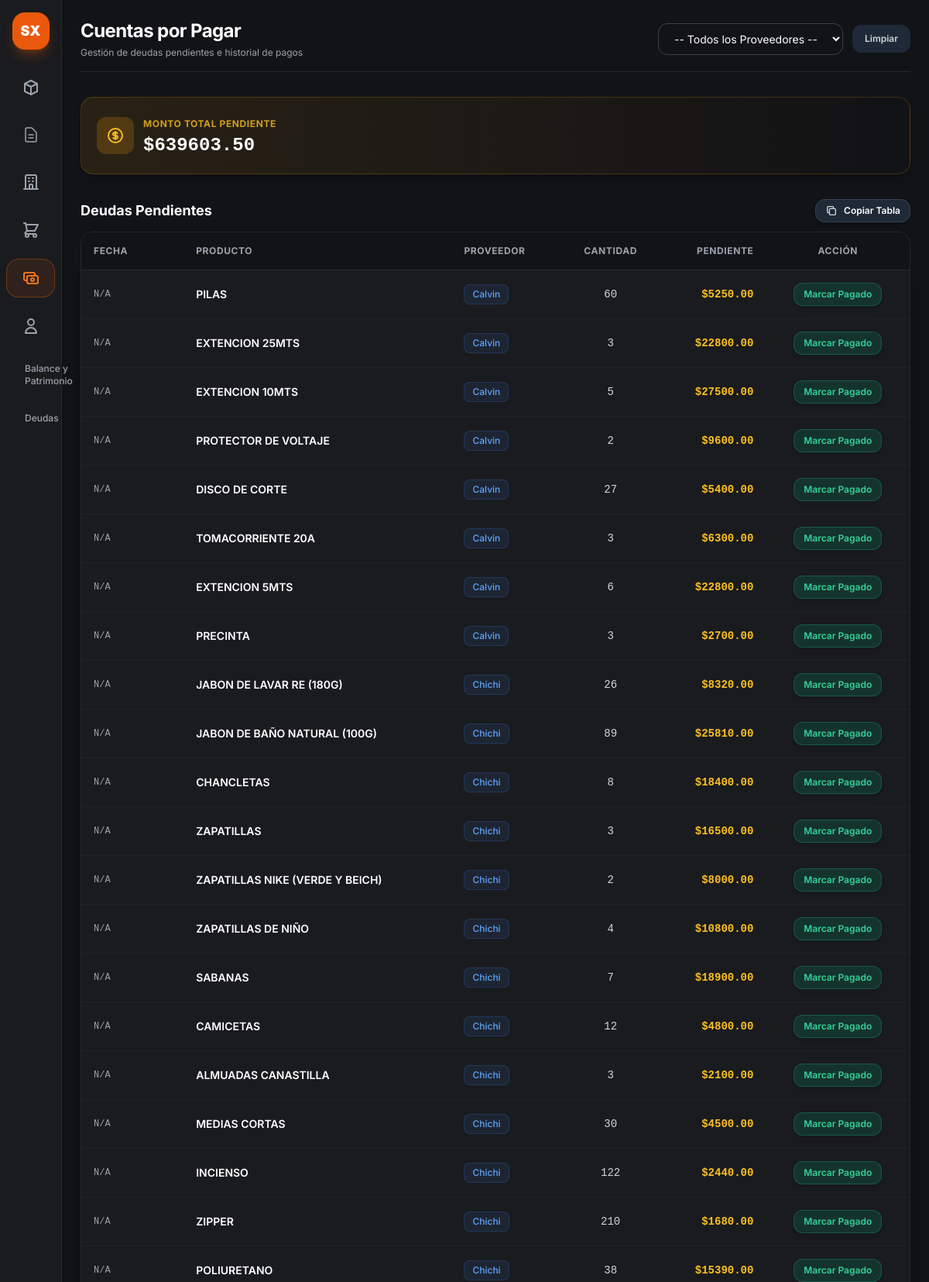
The page /admin/cuentas-por-pagar (signed in, upper part) on the database its author committed.
### app.py (models this page shows, shortened)
class CuentaPorPagar(db.Model):
    __tablename__ = 'cuentas_por_pagar'
    id = db.Column(db.Integer, primary_key=True)
    proveedor_id = db.Column(db.Integer, db.ForeignKey('proveedores.id'))  # Revisa el nombre de tu tabla de proveedores
    producto_id = db.Column(db.Integer, db.ForeignKey('productos.id'))      # Revisa el nombre de tu tabla de productos
    cantidad = db.Column(db.Integer, default=1)
    monto_total = db.Column(db.Float, nullable=False)
    monto_pendiente = db.Column(db.Float, nullable=False)
    fecha = db.Column(db.DateTime, default=datetime.utcnow)
    estado = db.Column(db.String(20), default='pendiente')
    proveedor = db.relationship('Proveedor', backref='cuentas_por_pagar')
    producto = db.relationship('Producto', backref='cuentas_por_pagar')

class Producto(db.Model):
    __tablename__ = 'productos'
    id = db.Column(db.Integer, primary_key=True)
    codigo = db.Column(db.String(50), nullable=True)
    nombre = db.Column(db.String(100), nullable=False)
    unidad_medida = db.Column(db.String(20), default='unidad')
    propietario_id = db.Column(db.Integer, db.ForeignKey('propietarios.id'), nullable=True)
    precio_costo = db.Column(db.Float, default=0.0)
    precio_venta = db.Column(db.Float, default=0.0)
    fecha_vencimiento = db.Column(db.Date, nullable=True)
    proveedor_id = db.Column(db.Integer, db.ForeignKey('proveedores.id'), nullable=True)
    proveedor = db.relationship('Proveedor', backref=db.backref('productos', lazy=True))
    estado_pago = db.Column(db.String(20), default="Pagado")
    monto_pendiente = db.Column(db.Float, default=0.0)
    fecha_creacion = db.Column(db.DateTime, default=datetime.utcnow)
    activo = db.Column(db.Boolean, default=True)
    stocks = db.relationship('StockAlmacen', backref='producto', cascade="all, delete-orphan", lazy=True)

class Proveedor(db.Model):
    __tablename__ = 'proveedores'
    id = db.Column(db.Integer, primary_key=True)
    nombre = db.Column(db.String(100), nullable=False, unique=True)
    telefono = db.Column(db.String(30), nullable=True)
    contacto = db.Column(db.String(100), nullable=True)

### app.py (the view, shortened to what this page needs)
@app.route('/admin/cuentas-por-pagar')
@app.route('/admin/cuentas-por-pagar')
def cuentas_por_pagar():
    if 'user' not in session or session.get('rol') != 'admin':
        return redirect(url_for('login'))
    proveedor_id = request.args.get('proveedor')
    query = CuentaPorPagar.query.filter(
        CuentaPorPagar.monto_pendiente > 0,
        CuentaPorPagar.estado != 'pagado'
    )
    if proveedor_id:
        query = query.filter(CuentaPorPagar.proveedor_id == proveedor_id)
    cuentas = query.all()
    total_adeudado = sum(c.monto_pendiente for c in cuentas)
    proveedores = Proveedor.query.all()
    historial = HistorialPago.query.order_by(HistorialPago.fecha_pago.desc()).all()
    proveedor_obj = Proveedor.query.get(proveedor_id) if proveedor_id else None
    mensaje_wa = ""
    return render_template(
        'cuentas_por_pagar.html',
        cuentas=cuentas,
        total_adeudado=total_adeudado,
        proveedores=proveedores,
        proveedor_seleccionado=proveedor_id,
        proveedor_obj=proveedor_obj,
        mensaje_wa=mensaje_wa,
        historial=historial
    )

### app.py (called while the page is built)
@app.context_processor
def inject_today():
    return {'hoy': date.today()}

### templates/cuentas_por_pagar.html (shortened to what this page needs)
{% extends "base.html" %}
{% block content %}
<div class="p-6 max-w-7xl mx-auto space-y-8">
    <div class="flex flex-col md:flex-row md:items-center md:justify-between gap-4 border-b border-gray-800 pb-4">
        <div>
            <h2 class="text-2xl font-bold text-white tracking-tight">Cuentas por Pagar</h2>
            <p class="text-xs text-gray-400 mt-1">Gestión de deudas pendientes e historial de pagos</p>
        </div>
        <form method="GET" action="{{ url_for('cuentas_por_pagar') }}" class="flex items-center gap-3">
            <select name="proveedor" onchange="this.form.submit()"
                class="bg-[#121316] border border-gray-700 text-white text-sm rounded-xl px-4 py-2.5 focus:border-orange-500 focus:outline-none">
                <option value="">-- Todos los Proveedores --</option>
            </select>
            <a href="{{ url_for('cuentas_por_pagar') }}"
                class="px-4 py-2.5 bg-gray-800 hover:bg-gray-700 text-gray-300 rounded-xl text-xs font-semibold transition-all">
                Limpiar
            </a>
        </form>
    </div>
    <div class="bg-gradient-to-r from-amber-500/10 via-amber-500/5 to-transparent border border-amber-500/20 rounded-2xl p-5 flex flex-col md:flex-row items-center justify-between gap-4 shadow-lg">
        <div class="flex items-center gap-3">
            <div class="p-3 bg-amber-500/20 text-amber-400 rounded-xl">
            </div>
            <div>
                <span class="text-xs uppercase font-bold text-amber-400/80 tracking-wider">Monto Total Pendiente</span>
                <p class="text-2xl font-black text-white font-mono mt-0.5">${{ "%.2f"|format(total_adeudado) }}</p>
            </div>
        </div>
    </div>
    <div class="space-y-3">
        <div class="flex items-center justify-between">
            <h3 class="text-lg font-bold text-white">Deudas Pendientes</h3>
            <button onclick="copiarTabla('tabla-deudas-pendientes', this)" type="button"
                class="flex items-center gap-2 px-3 py-1.5 bg-gray-800 hover:bg-gray-700 text-white rounded-xl text-xs font-semibold transition border border-gray-700 shadow-md">
                <span class="btn-texto">Copiar Tabla</span>
            </button>
        </div>
        <div class="bg-[#1a1b1e] border border-gray-800 rounded-2xl overflow-hidden shadow-2xl">
            <div class="overflow-x-auto">
                <table id="tabla-deudas-pendientes" class="w-full text-left border-collapse text-sm">
                    <thead>
                        <tr class="bg-[#121316] border-b border-gray-800 text-xs font-semibold text-gray-400 uppercase tracking-wider">
                            <th class="p-4">Fecha</th>
                            <th class="p-4">Producto</th>
                            <th class="p-4">Proveedor</th>
                            <th class="p-4 text-center">Cantidad</th>
                            <th class="p-4 text-right">Pendiente</th>
                            <th class="p-4 text-center no-copiar">Acción</th>
                        </tr>
                    </thead>
                    <tbody class="divide-y divide-gray-800/60 text-gray-300">
                        {% for item in cuentas %}
                        <tr class="hover:bg-gray-800/30 transition-colors">
                            <td class="p-4 font-mono text-xs text-gray-400">
                                {% if item.fecha %}
                                    {{ item.fecha.strftime('%Y-%m-%d') if item.fecha.strftime else item.fecha }}
                                {% else %}
                                    N/A
                                {% endif %}
                            </td>
                            <td class="p-4 font-semibold text-white">
                                {{ item.producto.nombre if item.producto else 'Producto/Servicio' }}
                            </td>
                            <td class="p-4">
                                <span class="inline-flex items-center px-2.5 py-1 rounded-lg text-xs font-medium bg-blue-500/10 text-blue-400 border border-blue-500/20">
                                    {% if item.proveedor %}
                                        {{ item.proveedor.nombre }}
                                    {% else %}
                                        Sin Proveedor
                                    {% endif %}
                                </span>
                            </td>
                            <td class="p-4 text-center font-mono">
                                {{ item.cantidad }}
                            </td>
                            <td class="p-4 text-right font-mono font-bold text-amber-400">
                                ${{ "%.2f"|format(item.monto_pendiente or 0.0) }}
                            </td>
                            <td class="p-4 text-center no-copiar">
                                <form method="POST"
                                    action="{{ url_for('pagar_cuenta_proveedor', id=item.id) }}"
                                    onsubmit="return solicitarCantidad(this, {{ item.cantidad }})">
                                    <button type="submit"
                                        class="px-3 py-1.5 bg-emerald-600/20 hover:bg-emerald-600 text-emerald-400 hover:text-white border border-emerald-500/30 rounded-xl text-xs font-semibold transition-all shadow-md">
                                        Marcar Pagado
                                    </button>
                                </form>
                            </td>
                        </tr>
                        {% else %}
                        <tr>
                            <td colspan="6" class="p-8 text-center text-gray-500 font-medium">
                                No hay cuentas pendientes por pagar.
                            </td>
                        </tr>
                        {% endfor %}
                    </tbody>
                </table>
            </div>
        </div>
    </div>
</div>
{% endblock %}

### static/css/style.css (style rules this page uses)
body { font-family: 'Inter', sans-serif; }

### rows shown on the page
CuentaPorPagar: shows "N/A", producto "PILAS", proveedor.nombre "Calvin", cantidad "60", monto_pendiente "5250.00"
CuentaPorPagar: shows "N/A", producto "EXTENCION 25MTS", proveedor.nombre "Calvin", cantidad "3", monto_pendiente "22800.00"
CuentaPorPagar: shows "N/A", producto "EXTENCION 10MTS", proveedor.nombre "Calvin", cantidad "5", monto_pendiente "27500.00"
CuentaPorPagar: shows "N/A", producto "PROTECTOR DE VOLTAJE", proveedor.nombre "Calvin", cantidad "2", monto_pendiente "9600.00"
CuentaPorPagar: shows "N/A", producto "DISCO DE CORTE", proveedor.nombre "Calvin", cantidad "27", monto_pendiente "5400.00"
CuentaPorPagar: shows "N/A", producto "TOMACORRIENTE 20A", proveedor.nombre "Calvin", cantidad "3", monto_pendiente "6300.00"
CuentaPorPagar: shows "N/A", producto "EXTENCION 5MTS", proveedor.nombre "Calvin", cantidad "6", monto_pendiente "22800.00"
CuentaPorPagar: shows "N/A", producto "PRECINTA", proveedor.nombre "Calvin", cantidad "3", monto_pendiente "2700.00"
CuentaPorPagar: shows "N/A", producto "JABON DE LAVAR RE (180G)", proveedor.nombre "Chichi", cantidad "26", monto_pendiente "8320.00"
CuentaPorPagar: shows "N/A", producto "JABON DE BAÑO NATURAL (100G)", proveedor.nombre "Chichi", cantidad "89", monto_pendiente "25810.00"
CuentaPorPagar: shows "N/A", producto "CHANCLETAS", proveedor.nombre "Chichi", cantidad "8", monto_pendiente "18400.00"
CuentaPorPagar: shows "N/A", producto "ZAPATILLAS", proveedor.nombre "Chichi", cantidad "3", monto_pendiente "16500.00"
CuentaPorPagar: shows "N/A", producto "ZAPATILLAS NIKE (VERDE Y BEICH)", proveedor.nombre "Chichi", cantidad "2", monto_pendiente "8000.00"
CuentaPorPagar: shows "N/A", producto "ZAPATILLAS DE NIÑO", proveedor.nombre "Chichi", cantidad "4", monto_pendiente "10800.00"
CuentaPorPagar: shows "N/A", producto "SABANAS", proveedor.nombre "Chichi", cantidad "7", monto_pendiente "18900.00"
CuentaPorPagar: shows "N/A", producto "CAMICETAS", proveedor.nombre "Chichi", cantidad "12", monto_pendiente "4800.00"
CuentaPorPagar: shows "N/A", producto "ALMUADAS CANASTILLA", proveedor.nombre "Chichi", cantidad "3", monto_pendiente "2100.00"
CuentaPorPagar: shows "N/A", producto "MEDIAS CORTAS", proveedor.nombre "Chichi", cantidad "30", monto_pendiente "4500.00"
CuentaPorPagar: shows "N/A", producto "INCIENSO", proveedor.nombre "Chichi", cantidad "122", monto_pendiente "2440.00"
CuentaPorPagar: shows "N/A", producto "ZIPPER", proveedor.nombre "Chichi", cantidad "210", monto_pendiente "1680.00"
CuentaPorPagar: shows "N/A", producto "POLIURETANO", proveedor.nombre "Chichi", cantidad "38", monto_pendiente "15390.00"

### other values the page prints
{{ "%.2f"|format(total_adeudado) }} "639603.50"
